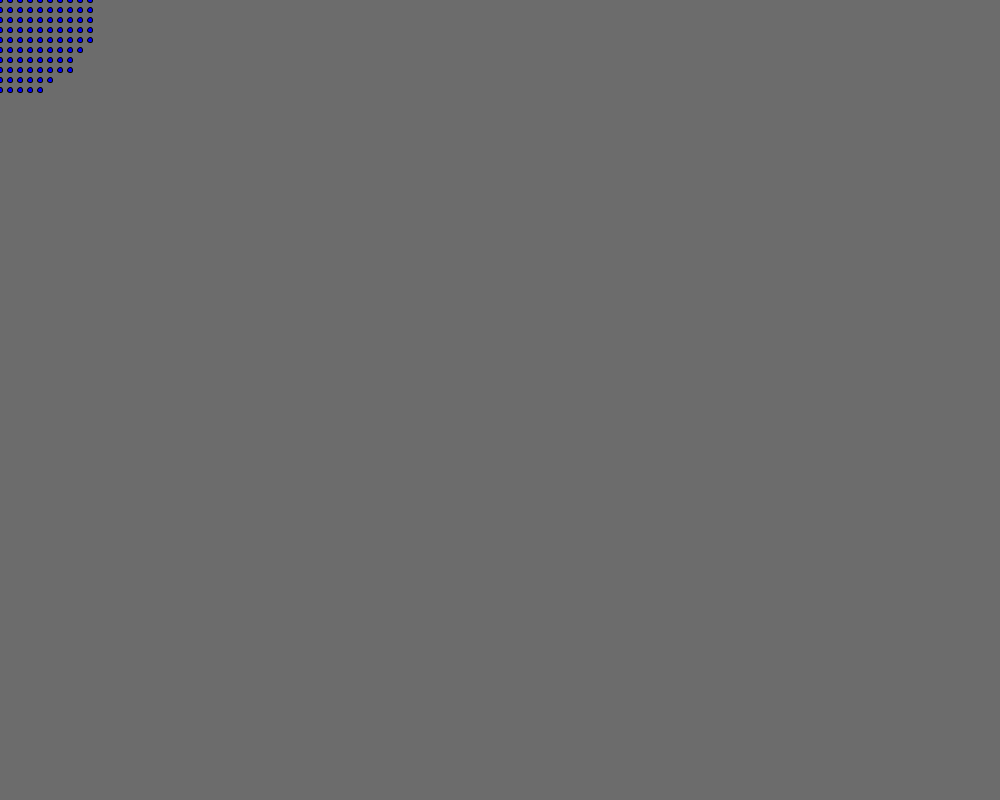
Frame 1 (no input)
Frame 60 (the mouse pressed at the canvas centre just before this capture): identical to frame 1, image omitted
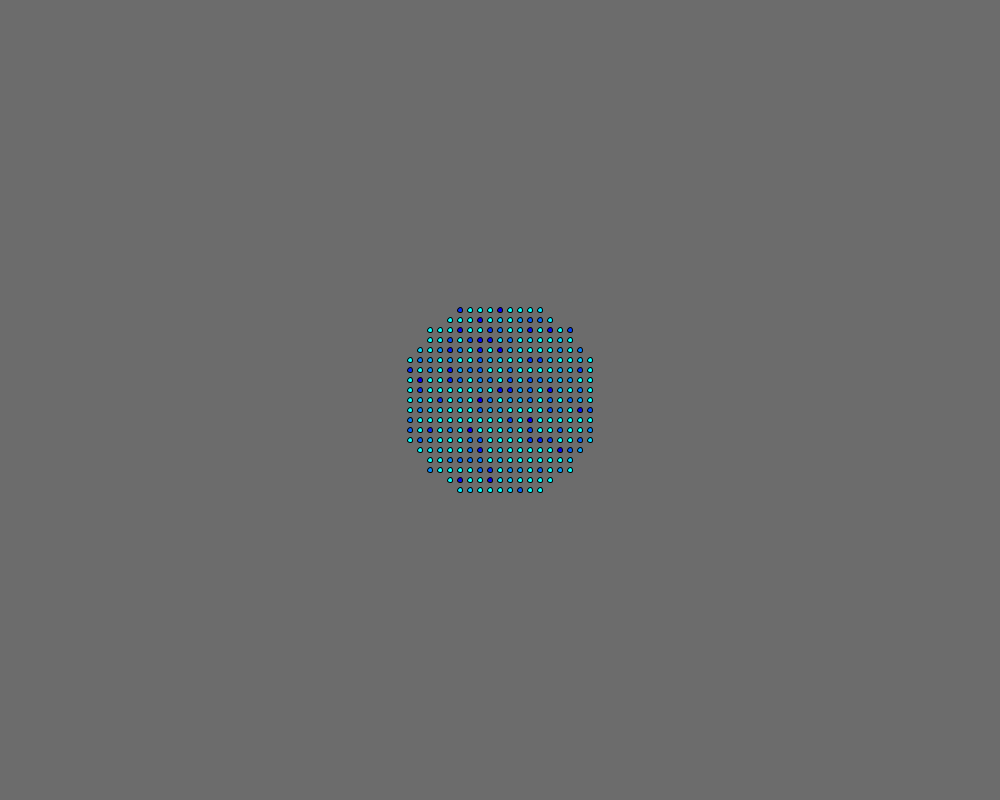
Frame 120 (the mouse held since frame 60 and released just before this capture)

The Processing sketch that drew these frames (run headless with seeded random() and noise(); from frame 60 on, the mouse is pressed at the canvas centre):

// Processing sketch: processing_159152
// ── processing_159152.pde

void setup() {
size(1000, 800);


}
void draw() {
  background(108);
  for (int x = 0; x<1000; x=x+10) {
for (int y = 0; y<800; y=y+10) {
 fill(0,random(0,mouseX),255);
  float distancia =dist(mouseX,mouseY,x,y);
   if(distancia<100){
     ellipse(x, y, 5, 5);
  }
  }
}
}
